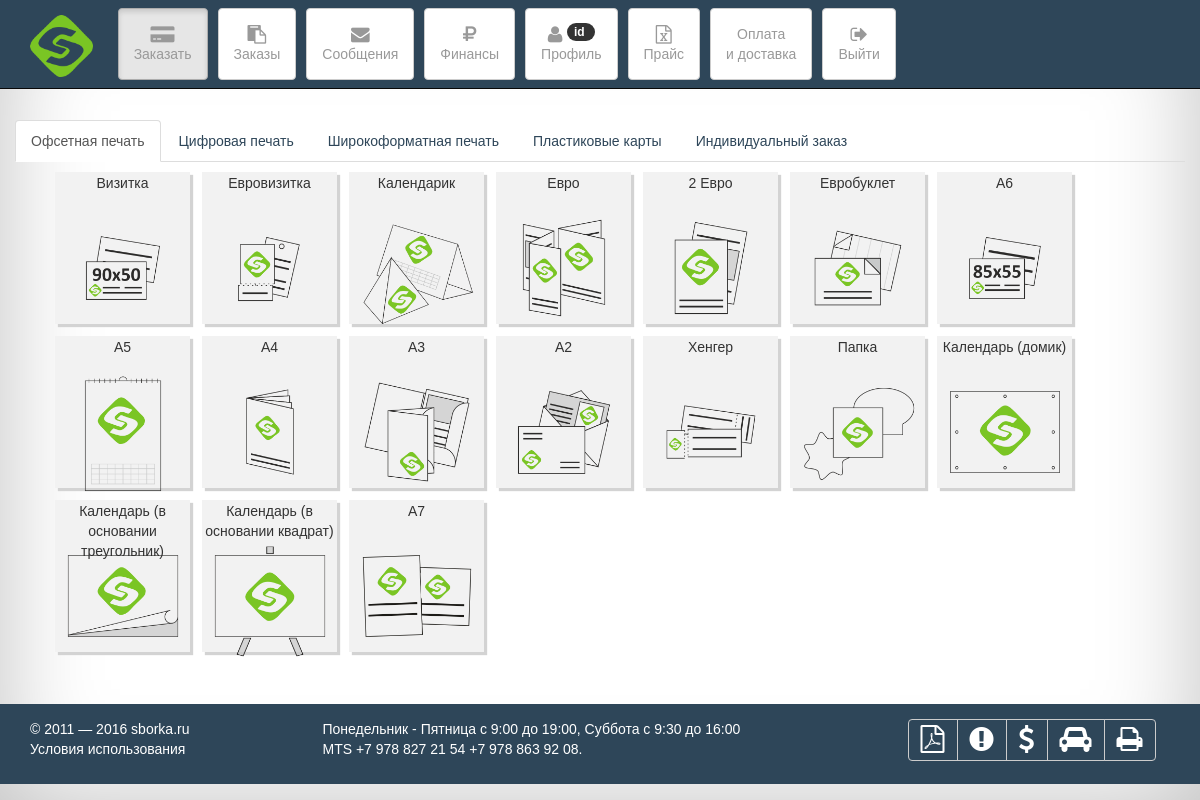
The page /pages/order.php on the database its author committed.
### tables this page shows
CREATE TABLE IF NOT EXISTS `print` (
  `id_print` int(10) NOT NULL,
  `name_print` varchar(30) NOT NULL
);

CREATE TABLE IF NOT EXISTS `item` (
  `id_item` int(10) NOT NULL,
  `name_item` varchar(64) NOT NULL,
  `img_item` varchar(250) DEFAULT NULL
);

### lib/functions.php (called while the page is built, shortened)
<?php
$mysqli = false;
function selectItem($id_print_type){
  global $mysqli;
  $result = $mysqli->query("SELECT DISTINCT `name_item`, `img_item`, `id_item`
FROM
  `item_type`
   JOIN
  `item`
    ON `item_type`.id_item_item_type = `item`.`id_item`
 WHERE `item_type`.`id_print_type`='$id_print_type' ");
  return resultSetToArray($result);
}
function selectAllPrint(){
  global $mysqli;
  $result = $mysqli->query("SELECT * FROM `print`");
  return resultSetToArray($result);
}
function resultSetToArray($result_set){
    $array = array();
    while (($row = $result_set->fetch_assoc()) != false)
      $array[]=$row;
    return $array;
  }
?>

### pages/blocks/showItem.php (the view)
<li class="block_item" style="" id_item="<?php echo $showItem[$j]["id_item"];?>">
  <a href='/pages/item.php?id_item=<?php echo $showItem[$j]["id_item"]."&id_print=".$T_B_Print[$i]['id_print']; ?>'>
    <span><?php echo $showItem[$j]["name_item"];?></span>
    <img src="/images/<?php echo $showItem[$j]["img_item"];?>.png" width="130" alt="<?php echo $showItem[$j]["name_item"];?>">
  </a>
</li>

### pages/blocks/mainmenu.php (shortened to what this page needs)
<!DOCTYPE html>
<html lang="ru">
  <head>
    <link href="../css/font-awesome.css" rel="stylesheet">
    <link rel="stylesheet" href="../css/style.css">
    <link href="../css/bootstrap.css" rel="stylesheet">
  </head>
  <body>
    <div class="navbar navbar-inverse navbar-fixed-top ournavstyle">
      <div class="container">
        <div class="navbar-header">
            <a class="navbar-brand" href="#"><img src="../images/logo.png" class="img-responsive" style="height: 62px;" alt="a.spring"></a>
        </div>
        <div class="collapse navbar-collapse" id="responsive-menu">
          <ul class="nav navbar-nav">
            <li><a class="btn btn-default navbar-btn" href="/pages/order.php"><i class="fa fa-lg fa-credit-card-alt"></i><br>Заказать</a></li>
            <li><a class="btn btn-default navbar-btn" href="/pages/orders.php"><i class="fa fa-lg fa-clipboard"></i><br>Заказы</a></li>
            <li><a class="btn btn-default navbar-btn" href="/pages/messages.php"><i class="fa fa-lg fa-envelope"></i><br>Сообщения</a></li>
            <li><a class="btn btn-default navbar-btn" href="/pages/finance.php"><i class="fa fa-lg fa-rub"></i><br>Финансы</a></li>
            <li><a class="btn btn-default navbar-btn" href="/pages/profile.php"><i class="fa fa-lg fa-user">&nbsp;<span class="badge">id&nbsp;<?php echo $_SESSION['id'];?></span></i><br>Профиль</a></li>
            <li><a class="btn btn-default navbar-btn"><i class="fa fa-lg fa-file-excel-o"></i><br>Прайс</a></li>
            <li><a class="btn btn-default navbar-btn" href="/pages/payment_and_delivery.php">Oплата<br /> и доставка</a></li>
            <li><a class="btn btn-default navbar-btn" href="blocks/logout.php"><i class="fa fa-lg fa-sign-out"></i><br>Выйти</a></li>
          </ul>
        </div>
      </div>
    </div>

### pages/order.php (shortened to what this page needs)
<?php
  require_once "blocks/mainmenu.php";
  echo "<br><br><br><br><br><br>";
?>
<div class="container">
  <div class="row">
    <div>
      <ul class="nav nav-tabs" role="tablist">
        <?php
        $T_B_Print = selectAllPrint();
        for($i=0; $i<count($T_B_Print); $i++){
          if($i==0){
            echo "<li role='presentation' class='active'><a href='#".$T_B_Print[$i]['id_print']."' aria-controls='".$T_B_Print[$i]['id_print']."' role='tab' data-toggle='tab'>".$T_B_Print[$i]['name_print']."</a></li>";
          }else{
            echo "<li role='presentation'><a href='#".$T_B_Print[$i]['id_print']."' aria-controls='".$T_B_Print[$i]['id_print']."' role='tab' data-toggle='tab'>".$T_B_Print[$i]['name_print']."</a></li>";
          }
        } ?>
      </ul>
      <div class="tab-content">
        <?php
        $T_B_Print = selectAllPrint();
        for($i = 0; $i < count($T_B_Print); $i++){
          if($i==0){
            echo "<div role='tabpanel' class='tab-pane active' id='".$T_B_Print[$i]['id_print']."'>";
          }else{
            echo "<div role='tabpanel' class='tab-pane' id='".$T_B_Print[$i]['id_print']."'>";
          }
          if($i == 4){
            include "blocks/special_order.php";
          }else{
            echo "<ul>";
            $showItem = selectItem($T_B_Print[$i]['id_print']);
            for($j = 0; $j < count($showItem); $j++){
              include "blocks/showItem.php";
            }
            echo "</ul>";
            echo "</div>";
          }
        }
        ?>
      </div>
    </div>
  </div>
</div>
<?php
  echo "<br><br>";
  require_once "blocks/footer.php";
 ?>

### pages/blocks/footer.php (shortened to what this page needs)
<footer class="main-footer">
  <div class="container">
    <div class="row color-text">
      <div class="col-md-3 col-lg-3">
        <p>© 2011 — 2016 sborka.ru<br>
        Условия использования<br></p>
      </div>
      <div class="col-md-6 col-lg-6">
        <p>Понедельник - Пятница с 9:00 до 19:00, Суббота с 9:30 до 16:00<br>
        MTS +7 978 827 21 54 +7 978 863 92 08.</p>
      </div>
      <div class="col-md-3 col-lg-3">
        <?php
          require_once "modal.php";
        ?>
      </div>
    </div>
  </div>
</footer>
</body>
</html>

### pages/blocks/modal.php (shortened to what this page needs)
<div class="btn-group" style="color: black !important;">
  <button class="btn btn-primary" data-toggle="modal" data-target="#modal-1"><i class="fa fa-file-pdf-o fa-2x" aria-hidden="true"></i></button>
  <button class="btn btn-primary" data-toggle="modal" data-target="#modal-2"><i class="fa fa-exclamation-circle fa-2x" aria-hidden="true"></i></button>
  <button class="btn btn-primary" data-toggle="modal" data-target="#modal-3"><i class="fa fa-usd fa-2x" aria-hidden="true"></i></button>
  <button class="btn btn-primary" data-toggle="modal" data-target="#modal-4"><i class="fa fa-car fa-2x" aria-hidden="true"></i></button>
  <button class="btn btn-primary" data-toggle="modal" data-target="#modal-5"><i class="fa fa-print fa-2x" aria-hidden="true"></i></button>
</div>

### css/style.css (style rules this page uses)
* { font-family: Tahoma, Geneva, sans-serif; }
html { height: 100%; //позволит растянуть сайт на 100% высоты }
body { width: 100%; min-height: 100%; -webkit-box-shadow: inset 0 0 100px rgba(0,0,0,.25); box-shadow: inset 0 0 100px rgba(0,0,0,.25); }
.ournavstyle { background-color: #2e4659 !important; }
@media (min-width: 768px) { .navbar-nav > li { margin-left: 10px; } }
.main-footer { border-color: #080808; padding-top: 15px; padding-bottom: 15px; background-color: #2e4659; }
.color-text { color: white; }
.block_item { background-color: #f2f2f2; transition: all 0.3s ease-out; float: left; margin: 0 12px 12px 0; border: solid 1px #f2f2f2; text-align: center; list-style: none; padding: 0; box-shadow: 3px 3px 1px lightgray; }
.block_item img { filter: grayscale(100%); -webkit-filter: grayscale(100%); filter: gray; -webkit-transition: all .6s ease; padding: 0; margin: 0; }
.block_item span { display: block; text-align: center; height: 30px; font-weight: 400; padding: 0; margin: 0; }
.block_item a { text-decoration: none; color: #333; width: 133px; height: 150px; padding: 10px 13px; display: block; padding: 0; margin: 0; }

### rows shown on the page
print: name_print "Офсетная печать"
print: name_print "Цифровая печать"
print: name_print "Широкоформатная печать"
print: name_print "Пластиковые карты"
print: name_print "Индивидуальный заказ"
item: name_item "Визитка", shows a picture
item: name_item "Евровизитка", shows a picture
item: name_item "Календарик", shows a picture
item: name_item "Евро", shows a picture
item: name_item "2 Евро", shows a picture
item: name_item "Евробуклет", shows a picture
item: name_item "А6", shows a picture
item: name_item "А5", shows a picture
item: name_item "А4", shows a picture
item: name_item "А3", shows a picture
item: name_item "А2", shows a picture
item: name_item "Хенгер", shows a picture
item: name_item "Папка", shows a picture
item: name_item "Календарь (домик)", shows a picture
item: name_item "Календарь (в…", shows a picture
item: name_item "Календарь (в…", shows a picture
item: name_item "А7", shows a picture
